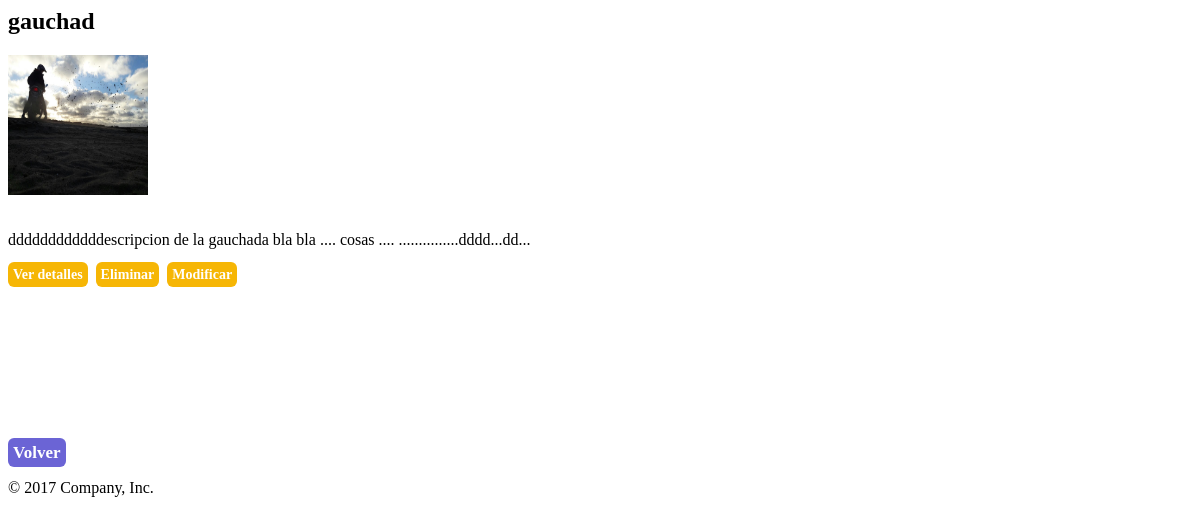
Screenshot of /mostrar_mis_gauchadas.php (signed in) with the database file from the repository.
### tables this page shows
CREATE TABLE `imagenes` (
  `favorId` int(10) UNSIGNED NOT NULL,
  `nombreImagen` varchar(1000) NOT NULL,
  `idImagen` int(11) NOT NULL
);

CREATE TABLE `favor` (
  `favorId` int(10) UNSIGNED NOT NULL,
  `favorName` varchar(50) NOT NULL,
  `favorDescription` varchar(500) NOT NULL,
  `favorCategory` varchar(20) NOT NULL,
  `favorPlace` varchar(20) NOT NULL,
  `userId` varchar(100) NOT NULL,
  `usuario_aceptado` varchar(1000) DEFAULT NULL,
  `fechaLimite` date DEFAULT NULL
);

### mostrar_mis_gauchadas.php (the view, shortened to what this page needs)
<html><head>
</head><body  >
<?php
	include 'config.php';
	$query = "SELECT f.favorId, favorName, favorDescription, nombreImagen FROM Favor AS f INNER JOIN Imagenes AS i ON(f.favorId=i.favorId) INNER JOIN Usuario as u ON(f.userId=u.userMail) WHERE userMail = '$_SESSION[userMail]'";
	if (mysqli_multi_query($con, $query) or die (mysqli_error($con))) {
		do {
			if ($resultado = mysqli_use_result($con)) {
				while ($row = mysqli_fetch_row($resultado)) {
					echo '<div class="col-lg-4"> ';
					if (strlen($row[1])>24) {
						$titulo=substr($row[1], 0, 20);
						echo '<h2>'."$titulo".'...</h2>'.'<p>';
					}
					else{
						echo '<h2>'."$row[1]".'</h2>'.'<p>';
					}
					echo '<img class="img-circle" src="/uploads/'."$row[3]".'" alt="Generic placeholder image" width="140" height="140"><br><br><br>';
					if (strlen($row[2])>80) {
						$desc=substr($row[2], 0, 87);
						echo "$desc...";
					}
					else{
						echo "$row[2]";
					}
					?>
					<div><?php echo '<p><a class="boton_personalizado" href="/product.php?id='.$row[0].'" role="button">Ver detalles</a>&nbsp
					<a class="boton_personalizado" " href="/eliminar_gauchada.php?id='.$row[0].'" role="button">Eliminar</a>&nbsp
					<a class="boton_personalizado" " href="/modificar_favor.php?id='.$row[0].'" role="button">Modificar</a></p>';
					?></div><?php
					echo '</div>';
				}
			}
		} while (mysqli_next_result($con));
	}
?></body>
<br>
<br>
<br><br><br><br><br><br>
<footer>
<a  class="boton2" href= index.php>Volver</a><br>
<p>&copy; 2017 Company, Inc.</p>
</footer>
</html>

### mostrar_mis_gauchadas.php (style rules this page uses)
.boton_personalizado { text-decoration: none; padding: 5px; font-weight: 600; font-size: 14px; color: #ffffff; background-color: #F6B605; border-radius: 6px; border: none; }
.boton2 { text-decoration: none; padding: 5px; font-weight: 600; font-size: 17px; color: #ffffff; background-color: #6B64D5; border-radius: 6px; border: none; }

### rows the page displays
imagenes: favorId.favorName "gauchad", nombreImagen (picture), favorId.favorDescription "ddddddddddddescripcion de la gauchada bla bla .... cosas .... ...............dddd...dd"
